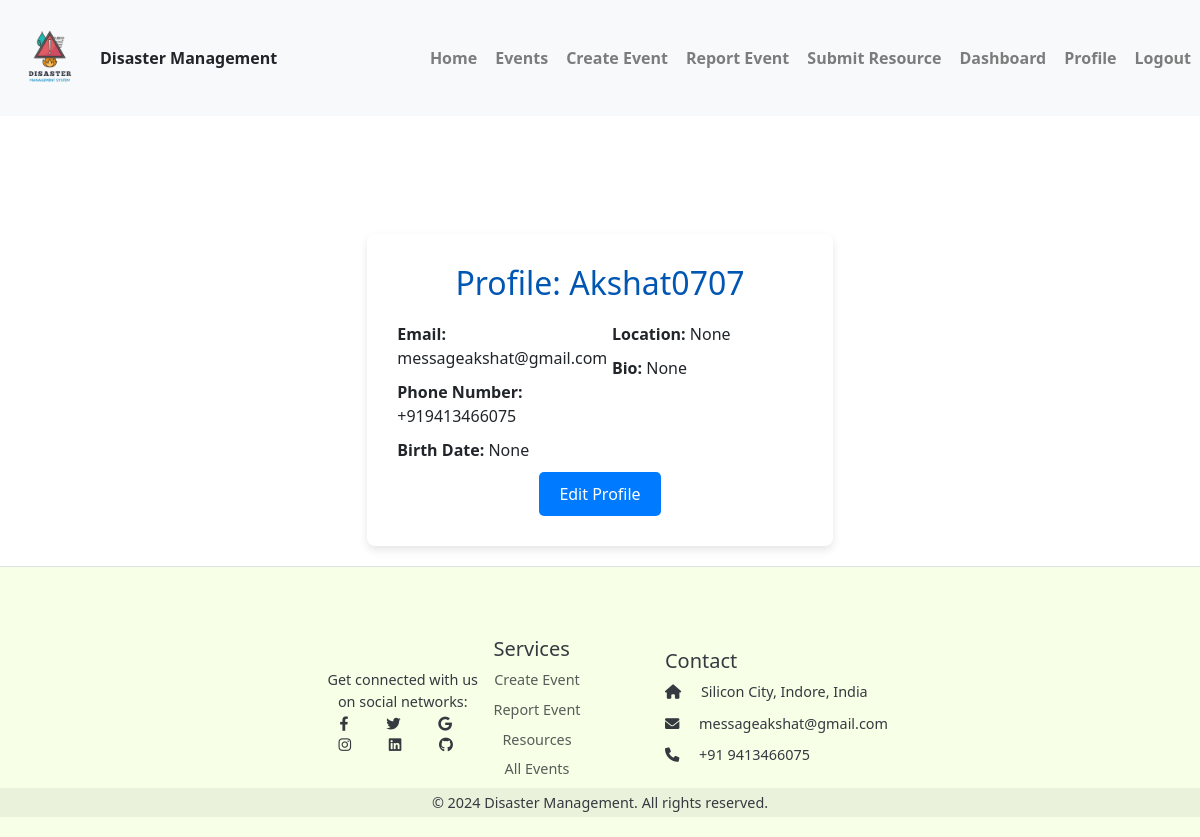
Page /profile/ (signed in) on the committed database.
### disasters/models.py (models this page shows, shortened)
class UserProfile(models.Model):
    user = models.OneToOneField(User, on_delete=models.CASCADE)
    bio = models.TextField(blank=True, null=True)
    location = models.CharField(max_length=100, blank=True, null=True)
    birth_date = models.DateField(blank=True, null=True)
    phone_number = models.CharField(max_length=15, blank=True, null=True)

### disasters/views.py (the view)
# urls.py: path('profile/', views.view_profile, name='view_profile'),
@login_required
def view_profile(request):
    profile = UserProfile.objects.get(user=request.user)
    return render(request, 'disasters/view_profile.html', {'profile': profile})

### templates/disasters/view_profile.html (shortened to what this page needs)
{% extends 'disasters/base.html' %}
{%load static%}
{% block content %}
<link href="https://cdn.jsdelivr.net/npm/bootstrap@5.3.0/dist/css/bootstrap.min.css" rel="stylesheet">
<main class="container">
    <div class="grid">
        <section>
            <h2>Profile: {{ profile.user.username }}</h2>
            <div class="row">
                <div class="col-md-6">
                    <p><strong>Email:</strong> {{ profile.user.email }}</p>
                    <p><strong>Phone Number:</strong> {{ profile.phone_number }}</p>
                    <p><strong>Birth Date:</strong> {{ profile.birth_date }}</p>
                </div>
                <div class="col-md-6">
                    <p><strong>Location:</strong> {{ profile.location }}</p>
                    <p><strong>Bio:</strong> {{ profile.bio }}</p>
                </div>
            </div>
            <div class="text-center">
                <a href="{% url 'edit_profile' %}" class="button">Edit Profile</a>
            </div>
        </section>
    </div>
</main>
{% endblock %}

### templates/disasters/base.html (style rules this page uses)
html, body { height: 120%; margin: 0; display: flex; flex-direction: column; }
main { flex: 1; }

### rows in the picture
UserProfile: user.username "Akshat0707", user.email "messageakshat@gmail.com", phone_number "+919413466075", birth_date "None", location "None", bio "None"
